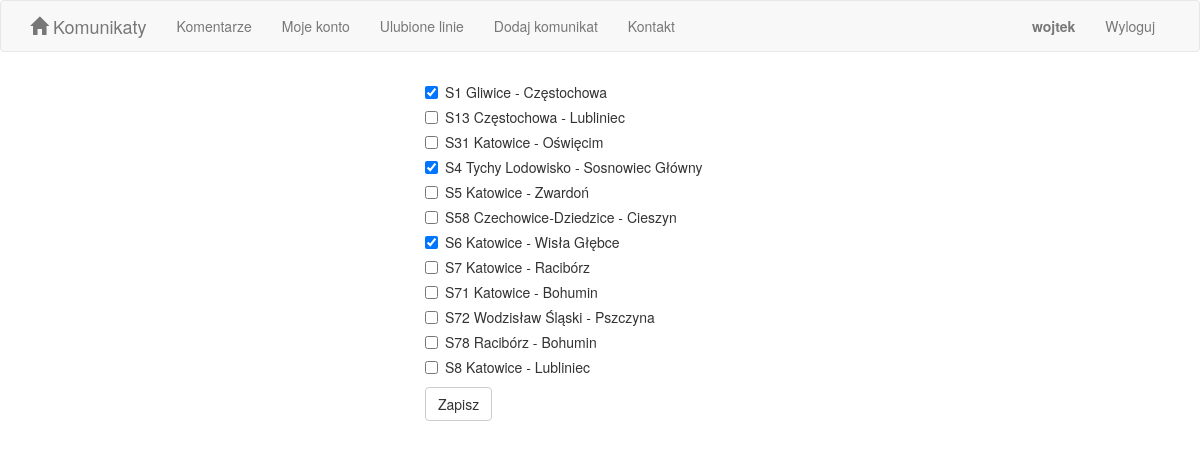
The app's page /favorites.php (signed in) with its own data.
### tables this page shows
CREATE TABLE IF NOT EXISTS `linie` (
  `id_linii` int(11) NOT NULL AUTO_INCREMENT,
  `nr_linii` varchar(10) NOT NULL,
  `relacja` varchar(50) NOT NULL,
  PRIMARY KEY (`id_linii`)
);

### favorites.php (the view, shortened to what this page needs)
<?php
include "header.php";
include "connect.php";
if(isset($_SESSION['uzytkownik']))
{
	$login=$_SESSION['uzytkownik'];
	$zapytanie_linie="SELECT * FROM linie";
	$ulubione=array();
	$zapytanie_ulubione="SELECT u.login,ul.id_linii FROM uzytkownicy u JOIN ulubione ul ON u.id_uzytkownika=ul.id_uzytkownika WHERE u.login='$login'";
	$wynik_ulubione=$conn->query($zapytanie_ulubione);
	while ($rekord=$wynik_ulubione->fetch_assoc())
	{
		array_push($ulubione, $rekord['id_linii']);
	}
?>
	<div class="container">
		<div class="col-lg-4 col-lg-offset-4">
			<form role="form" action="favorites.php" method="post">
<?php
	$wynik_linie=$conn->query($zapytanie_linie);
	while ($rekord_linie=$wynik_linie->fetch_assoc())
	{
		if(in_array($rekord_linie['id_linii'],$ulubione))
			echo '<div class="checkbox"><label><input type="checkbox" checked="checked" name="'.$rekord_linie['id_linii'].'" value="">'.$rekord_linie['nr_linii'].' '.$rekord_linie['relacja'].'</label></div>';
		else
			echo '<div class="checkbox"><label><input type="checkbox" name="'.$rekord_linie['id_linii'].'" value="">'.$rekord_linie['nr_linii'].' '.$rekord_linie['relacja'].'</label></div>';
	}
?>
				<button type="submit" name="submit" class="btn btn-default" value="zaktualizuj">Zapisz</button> &nbsp;
			</form>
		</div>
	</div>
<?php
}
else
	header("Location: index.php");
include "footer.php";
?>

### records on screen
linie: nr_linii "S1", relacja "Gliwice - Częstochowa"
linie: nr_linii "S13", relacja "Częstochowa - Lubliniec"
linie: nr_linii "S31", relacja "Katowice - Oświęcim"
linie: nr_linii "S4", relacja "Tychy Lodowisko - Sosnowiec Główny"
linie: nr_linii "S5", relacja "Katowice - Zwardoń"
linie: nr_linii "S58", relacja "Czechowice-Dziedzice - Cieszyn"
linie: nr_linii "S6", relacja "Katowice - Wisła Głębce"
linie: nr_linii "S7", relacja "Katowice - Racibórz"
linie: nr_linii "S71", relacja "Katowice - Bohumin"
linie: nr_linii "S72", relacja "Wodzisław Śląski - Pszczyna"
linie: nr_linii "S78", relacja "Racibórz - Bohumin"
linie: nr_linii "S8", relacja "Katowice - Lubliniec"

### other values on screen
$_SESSION['uzytkownik'] "wojtek"
